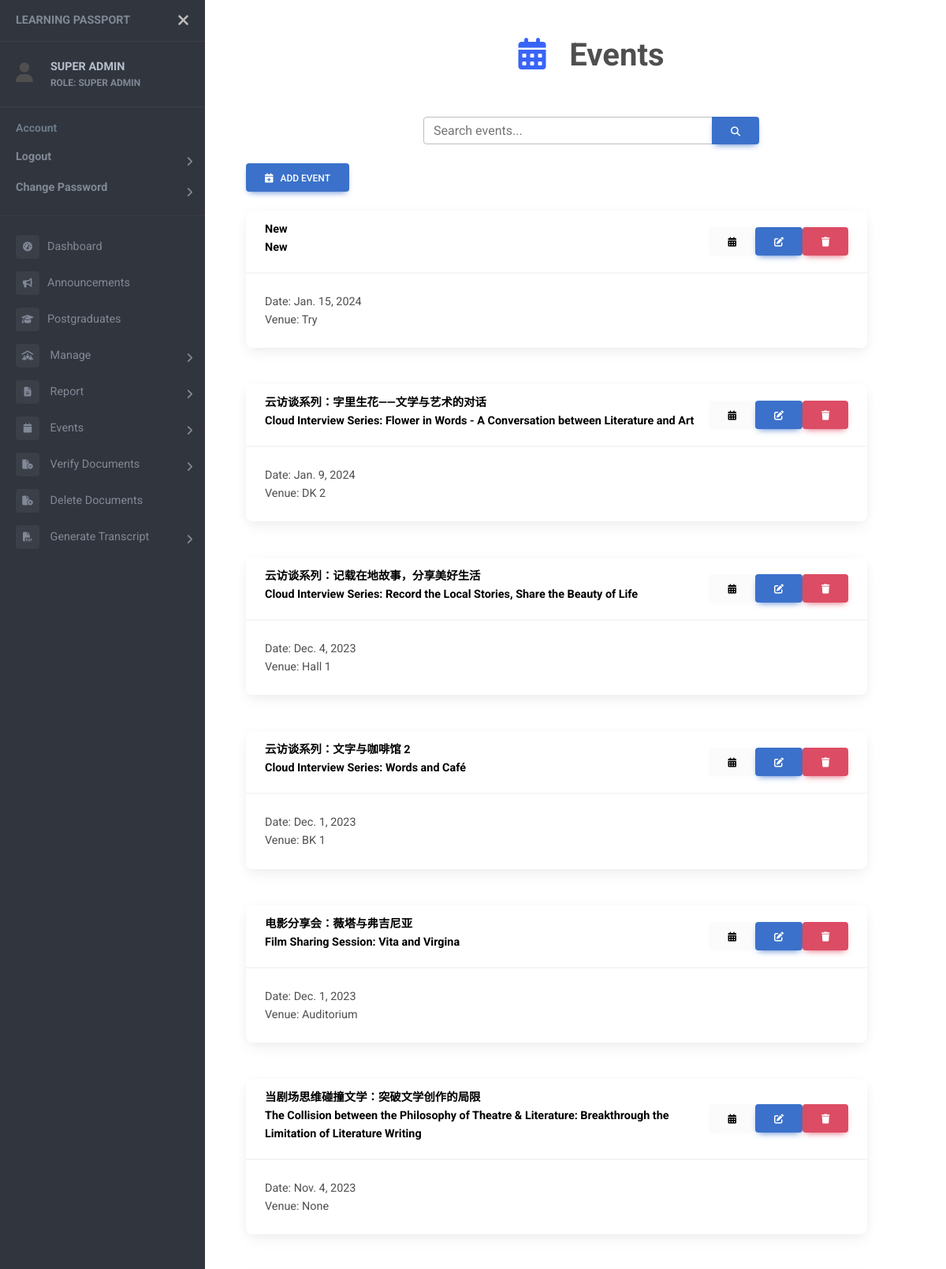
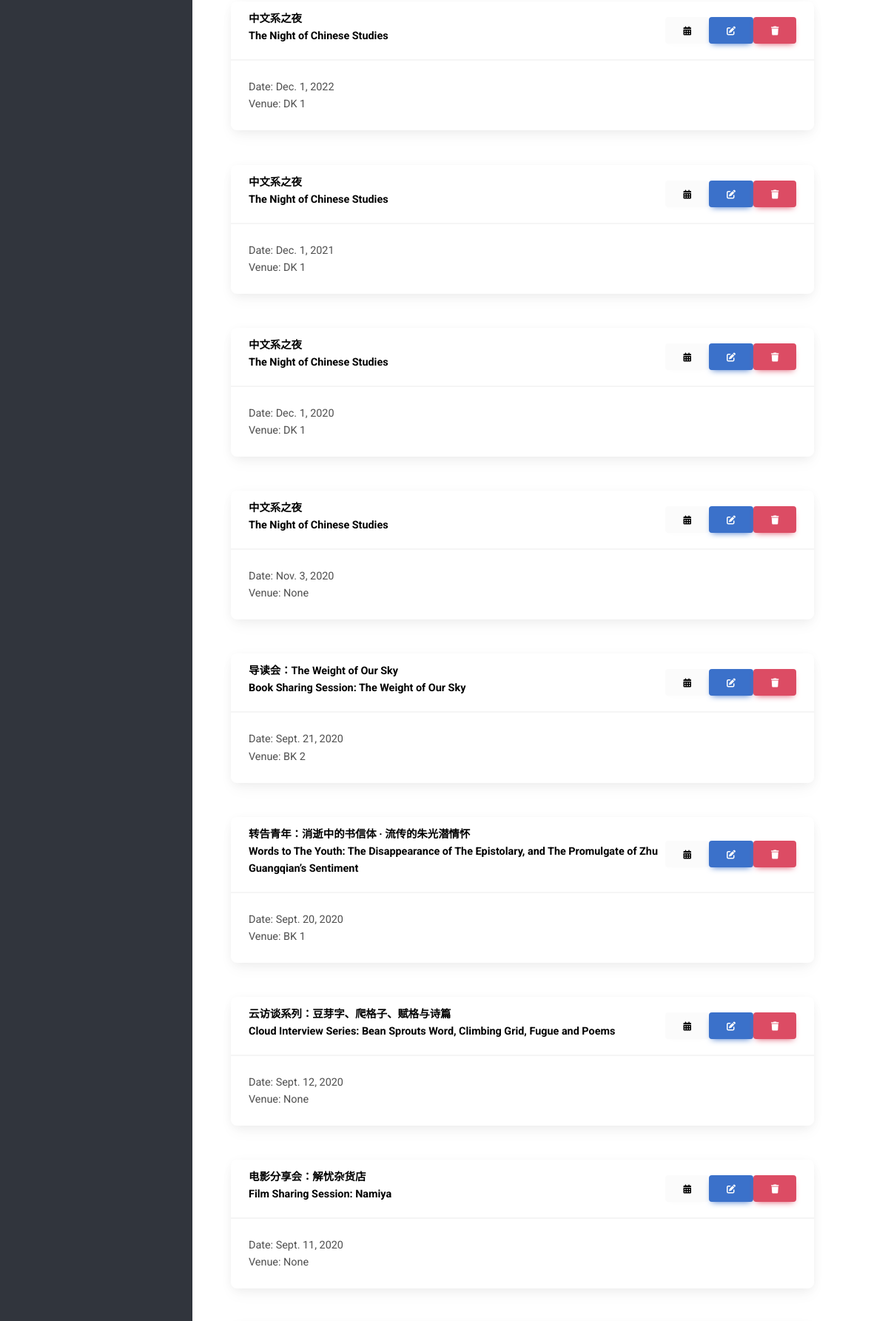
The page /events (signed in, upper part) on the database its author committed (2 pictures, top to bottom).
### users/models.py (models this page shows)
class User(AbstractUser):
    objects = UserManager()
    email = models.EmailField('email adress', unique=True)
    USERNAME_FIELD = 'email'
    REQUIRED_FIELDS = []
    first_name = None
    last_name = None
    username = None
    full_name = models.CharField(max_length=50, null=True)
    name_chi = models.CharField(max_length=50, null=True)
    password = models.CharField(max_length=128)
    last_login = models.DateTimeField(auto_now=True)
    ROLES = (
        ("SUPER ADMIN", "SUPER ADMIN"),
        ("ADMIN", "ADMIN"),
        ("HEAD OF DEPARTMENT", "HEAD OF DEPARTMENT"),
        ("LECTURER", "LECTURER"),
        ("STUDENT", "STUDENT"),
    )
    role = models.CharField(max_length=20, choices=ROLES, default="STUDENT")
    is_active = models.BooleanField(default=True)
    contact = models.CharField(max_length=20, null=True)
    address = models.CharField(max_length=100, null=True)
    date_inactive = models.DateField(null=True)

### events/models.py (models this page shows)
class Events(models.Model):
    c_name = models.CharField(max_length=50, null=True)
    e_name = models.CharField(max_length=50)
    TYPE = (
        (1, 'Seminar/Talk'),
        (2, 'Conference'),
        (3, 'Proposal Defense'),
        (4, 'Candidature Defense'),
        (5, 'Welcome Week/Month'),
        (6, 'Chinese Studies Night'),
        (7, 'Workshop'),
        (8, 'Others'),
    )
    type = models.SmallIntegerField(choices=TYPE, null=True)
    start = models.DateTimeField(null=True)
    end = models.DateTimeField(null=True)
    year = models.IntegerField()
    venue = models.CharField(max_length=100, null=True)
    desc = models.CharField(max_length=200, null=True)
    internal = models.BooleanField()
    speaker = models.CharField(max_length=50, null=True)
    attendance = models.BooleanField(null=True)
    enable_attendance = models.BooleanField(null=True)
    file = models.FileField(upload_to='event_com/', null=True)
    filename = models.CharField(max_length=100, null=True)
    file_by = models.ForeignKey(Student, on_delete=models.SET_NULL, null=True)
    status = models.BooleanField(null=True)
    poster = models.FileField(upload_to='event_poster/', null=True)

### events/views.py (the view, shortened to what this page needs)
# urls.py: path('events', views.eventListView, name="events"),
@login_required
def eventListView (request):
    current_time = datetime.now(malaysia_timezone)
    base_dir = settings.BASE_DIR
    if request.user.role in 'SUPER ADMIN':
        events = Events.objects.filter(internal=1).order_by("-start")
    else:
        events = Events.objects.filter(internal=1, start__gte=current_time.replace(tzinfo=None)).order_by("-start")
    option_obj = Events.type.field.choices
    parts = list()
    if request.user.role in 'STUDENT':
        student = Student.objects.get(user_id=request.user.id)
        for event in events:
            part = Event_Participants.objects.filter(student=student, event=event).first()
            parts.append(part)
    else:
        parts = ''
    event_parts = zip(events,parts)
    context = {
        "events": events,
        "event_parts": event_parts,
        "option_obj": option_obj,
        "page_name": "Events",
        "icon": "fa-solid fa-calendar-days"
    }
    return render (request, "event_list.html", context)

### templates/event_list.html (shortened to what this page needs)
<!DOCTYPE html>
{% extends "sidebar.html" %}
{% block content %}
{% load static %}
<head>
  <div class="container container-fluid">
    <div class="row mb-4">
      <div class="col-md-6 offset-md-3">
        <div class="input-group">
          <input id="search-input" type="text" class="form-control" placeholder="Search events...">
          <button class="btn btn-primary" type="button">
            <i class="fas fa-search"></i>
          </button>
        </div>
      </div>
    </div>
  {% if request.user.role in 'SUPER ADMIN' %}
    <button type="button" class="btn btn-primary" data-mdb-toggle="modal" data-mdb-target="#event_modal">
      <i class="fa fa-calendar-plus"></i> &nbsp;
      Add Event
    </button>
    <br>
  {% endif %}
  {% if request.user.role in 'SUPER ADMIN HEAD OF DEPARTMENT LECTURER' %}
    {% for event in events %}
      <div class="card-container">
        <br />
        <div class="card">
          <div class="card-header d-flex justify-content-between align-items-center">
            <a class="card-title" href="{% url 'event-detail' event.id %}" style="vertical-align:middle;">
              <strong>{% if event.c_name %}{{event.c_name}}<br>{% endif %} {{event.e_name}}</strong>
            </a>
            {% if request.user.role in 'SUPER ADMIN' %}
              <form method="POST">
                <div class="button-container d-flex align-items-center">
                  <a href="{% url 'admin-attendance' event.id %}" id="admin-attendance-button" class="btn btn-light">
                    <i class="fas fa-calendar-alt"></i>
                  </a>
                  <button id="edit-button" type="button" class="edit-button btn btn-primary" data-mdb-toggle="modal"
                    data-mdb-target="#edit_modal" data-event-id="{{ event.id }}">
                    <i class="fas fa-edit"></i>
                  </button>
                  <button class="btn btn-danger" type="submit" name="delete_event"
                    onclick="return confirm('Confirm to delete {{event.e_name}}?')">
                    <i class="fas fa-trash"></i>
                  </button>
                </div>
              </form>
            {% endif %}
          </div>
          <div class="card-body">
            Date: {{event.start.date}} <br />
            Venue: {{event.venue}}
          </div>
        </div>
      </div>
      <br>
    {% endfor %}
  {% endif %}
</div>
{% endblock %}

### templates/sidebar.html (shortened to what this page needs)
<!DOCTYPE html>
<html>
<head>
    {% load static %}
    <link rel="stylesheet" href="https://cdnjs.cloudflare.com/ajax/libs/font-awesome/6.4.2/css/all.min.css">
    <link rel="stylesheet" href="{% static 'css/event_list.css' %}">
    <link href="https://cdnjs.cloudflare.com/ajax/libs/mdb-ui-kit/6.4.1/mdb.min.css" rel="stylesheet" />
    <link href="https://fonts.cdnfonts.com/css/mona-sans" rel="stylesheet">
    <link rel="stylesheet" href="{% static 'css/sidebar.css' %}">
</head>
<body>
    <div id="pageWrapper" class="page-wrapper chiller-theme">
        <nav id="sidebar" class="sidebar-wrapper">
            <div class="sidebar-content">
                <div class="sidebar-brand">
                    <a href="#">Learning Passport</a>
                    <div id="close-sidebar">
                        <i class="fas fa-times"></i>
                    </div>
                </div>
                {% if request.user.is_authenticated %}
                    <div class="sidebar-header">
                        <div style="display: flex; vertical-align: middle; align-items: center;">
                            <div>
                                <i class="fa fa-user" style="font-size:25px"></i>
                            </div>
                            <div class="user-info">
                                <span class="user-name">
                                    <strong>{{ request.user.full_name }}</strong>
                                </span>
                                <span class="user-role">
                                    <strong>ROLE: {{ request.user.get_role_display }}</strong>
                                </span>
                            </div>
                        </div>
                    </div>
                {% endif %}
                <div class="sidebar-menu">
                    <ul>
                        <li class="header-menu">
                            <span>Account</span>
                            <ul id="userAction">
                                {% if request.user.is_authenticated %}
                                    <li class="sidebar-dropdown">
                                        <a href="{% url 'logout' %}"><strong>Logout</strong></a>
                                    </li>
                                    <li class="sidebar-dropdown">
                                        <a href="{% url 'change-password' %}"><strong>Change Password</strong></a>
                                    </li>
                                    <hr>
                                {% else %}
                                    <li class="sidebar-dropdown">
                                        <a href="{% url 'login' %}"><strong>Login</strong></a>
                                    </li>
                                {% endif %}
                            </ul>
                        </li>
                        {% if request.user.is_authenticated %}
                            <li class="sidebar-item">
                                <a href="{% url 'dashboard' %}"><i class="fa-solid fa-tachometer-alt"></i>Dashboard</a>
                            </li>
                            <li class="sidebar-item">
                                <a href="{% url 'announcements' %}"><i class="fa-solid fa-bullhorn"></i>Announcements</a>
                            </li>
                            {% if not 'STUDENT' in request.user.role %}
                                <li class="sidebar-item">
                                    <a href="{% url 'postgrad' %}"><i class="fa-solid fa-graduation-cap"></i>Postgraduates</a>
                                </li>
                                {% if 'ADMIN' in request.user.role %}
                                    <li class="sidebar-dropdown">
                                        <a href="#">
                                            <i class="fa-solid fa-people-roof"></i>
                                            <span>Manage</span>
                                        </a>
                                    </li>
                                    <li class="sidebar-dropdown">
                                        <a href="#">
                                            <i class="fa-solid fa-file-lines"></i>
                                            <span>Report</span>
                                        </a>
                                    </li>
                                {% endif %}
                            {% endif %}
                            <li class="sidebar-dropdown">
                                <a href="#">
                                    <i class="fa fa-calendar"></i>
                                    <span>Events</span>
                                </a>
                            </li>
                            {% if 'STUDENT' in request.user.get_role_display %}
                                <li class="sidebar-dropdown">
                                    <a href="#">
                                        <i class="fa-solid fa-file-arrow-up"></i>
                                        <span>Upload Documents</span>
                                    </a>
                                    <div class="sidebar-submenu">
                                        <ul>
                                            <li>
                                                <a href="{% url 'upload-event' %}">Curricular Event Comittee </a>
                                            </li>
                                            <li>
                                                <a href="{% url 'upload-other' %}">Co-curricular Awards</a>
                                            </li>
                                            <li>
                                                <a href="{% url 'upload-org' %}">Organisation Comittee</a>
                                            </li>
                                            <li>
                                                <a href="{% url 'upload-article' %}">Article</a>
                                            </li>
                                        </ul>
                                    </div>
                                </li>
                            {% elif 'ADMIN' in request.user.get_role_display %}
                                <li class="sidebar-dropdown">
                                    <a href="#">
                                        <i class="fa-solid fa-file-circle-check"></i>
                                        <span>Verify Documents</span>
                                    </a>
                                </li>
                                <li class="sidebar-item">
                                    <a href="{% url 'delete-docs' %}">
                                        <i class="fa-solid fa-file-circle-xmark"></i>
                                        <span>Delete Documents</span>
                                    </a>
                                </li>
                            {% endif %}
                            {% if request.user.role in "SUPER ADMIN LECTURER HEAD OF DEPARTMENT" %}
                            <li class="sidebar-dropdown">
                                <a href="#">
                                    <i class="fa-solid fa-file-pdf"></i></i>
                                    <span>Generate Transcript</span>
                                </a>
                            </li>
                            {% endif %}
                    </ul>
                    {% endif %}
                </div>
            </div>
        </nav>
        <main class="page-content">
            <br>
            {% if page_name or icon %}
            <div class="container-fluid header">
                <br>
                <h1><strong><center>
                    <i class="{{icon}}"></i>
                    {{page_name}}
                </center></strong></h1>
                <br><br>
            </div>
            {% endif %}
            <div class="container-fluid" style="overflow-x: auto;">
                {% block content %}{% endblock %}
            </div>
        </main>
    </div>
</body>
</html>

### rows shown on the page
User: user.full_name "SUPER ADMIN", user.role "SUPER ADMIN"
Events: c_name "New", e_name "New", start "Jan. 15, 2024", venue "Try"
Events: c_name "云访谈系列：字里生花——文学与艺术的对话", e_name "Cloud Interview Series: Flower in Words - A Conversation between Literature and Art", start "Jan. 9, 2024", venue "DK 2"
Events: c_name "云访谈系列：记载在地故事，分享美好生活", e_name "Cloud Interview Series: Record the Local Stories, Share the Beauty of Life", start "Dec. 4, 2023", venue "Hall 1"
Events: c_name "云访谈系列：文字与咖啡馆 2", e_name "Cloud Interview Series: Words and Café", start "Dec. 1, 2023", venue "BK 1"
Events: c_name "电影分享会：薇塔与弗吉尼亚", e_name "Film Sharing Session: Vita and Virgina", start "Dec. 1, 2023", venue "Auditorium"
Events: c_name "当剧场思维碰撞文学：突破文学创作的局限", e_name "The Collision between the Philosophy of Theatre & Literature: Breakthrough the Limitation of Literature Writing", start "Nov. 4, 2023", venue "None"
Events: c_name "中文系之夜", e_name "The Night of Chinese Studies", start "Dec. 1, 2022", venue "DK 1"
Events: c_name "中文系之夜", e_name "The Night of Chinese Studies", start "Dec. 1, 2021", venue "DK 1"
Events: c_name "中文系之夜", e_name "The Night of Chinese Studies", start "Dec. 1, 2020", venue "DK 1"
Events: c_name "中文系之夜", e_name "The Night of Chinese Studies", start "Nov. 3, 2020", venue "None"
Events: c_name "导读会：The Weight of Our Sky", e_name "Book Sharing Session: The Weight of Our Sky", start "Sept. 21, 2020", venue "BK 2"
Events: c_name "转告青年：消逝中的书信体 · 流传的朱光潜情怀", e_name "Words to The Youth: The Disappearance of The Epistolary, and The Promulgate of Zhu Guangqian’s Sentiment", start "Sept. 20, 2020", venue "BK 1"
Events: c_name "云访谈系列：豆芽字、爬格子、赋格与诗篇", e_name "Cloud Interview Series: Bean Sprouts Word, Climbing Grid, Fugue and Poems", start "Sept. 12, 2020", venue "None"
Events: c_name "电影分享会：解忧杂货店", e_name "Film Sharing Session: Namiya", start "Sept. 11, 2020", venue "None"

### other values the page prints
{{ page_name }} "Events"
